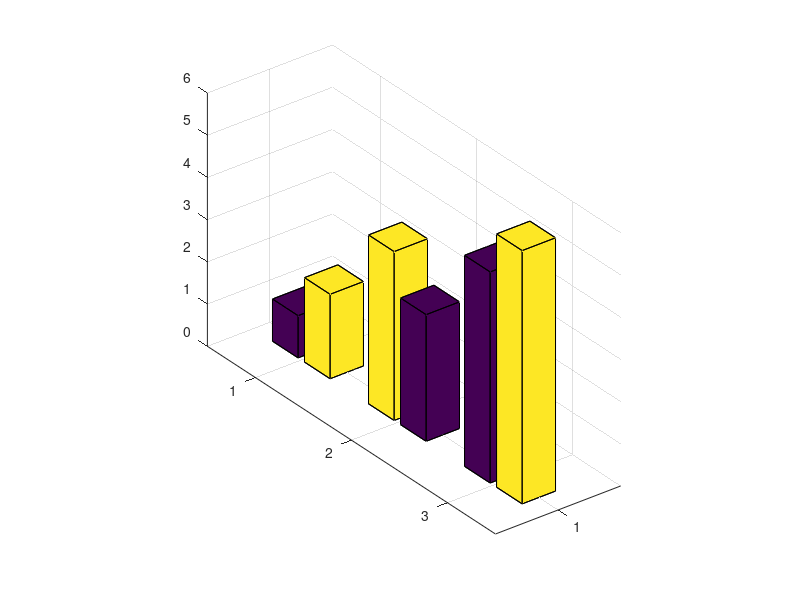

MATLAB code for this plot: (Note: this script raises an error after producing the figure.)
%=============================================================================
% Copyright (c) 2016-present Allan CORNET (Nelson)
%=============================================================================
% This file is part of Nelson.
%=============================================================================
% LICENCE_BLOCK_BEGIN
% SPDX-License-Identifier: LGPL-3.0-or-later
% LICENCE_BLOCK_END
%=============================================================================
% <--ADV-CLI MODE-->
%=============================================================================

close all;
%=============================================================================
f = figure('Visible', 'on', 'Position', [100 100 620 460], 'Color', [1 1 1]);
axes('Parent', f);
bar3([1 2; 3 4; 5 6], 'grouped');
colormap(parula(64));
title('grouped 3d bars');
drawnow();
%=============================================================================
asserts.istrue(isgraphics(f, 'figure'));
asserts.isequal(f.Type, 'figure');
asserts.isequal(char(f.Visible), 'on');
asserts.isequal(f.Color, [1 1 1]);
axesHandles = findobj(f, 'Type', 'axes');
asserts.isequal(numel(axesHandles), 1);
for k = 1:numel(axesHandles)
  asserts.isequal(axesHandles(k).Type, 'axes');
  asserts.isequal(axesHandles(k).Parent, f);
end
surfaceObjects = findobj(f, 'Type', 'surface');
asserts.isequal(numel(surfaceObjects), 2);
asserts.istrue(all(isgraphics(surfaceObjects, 'surface')));
for k = 1:numel(surfaceObjects)
  asserts.isequal(surfaceObjects(k).Type, 'surface');
end
close(f);
close all;
%=============================================================================
